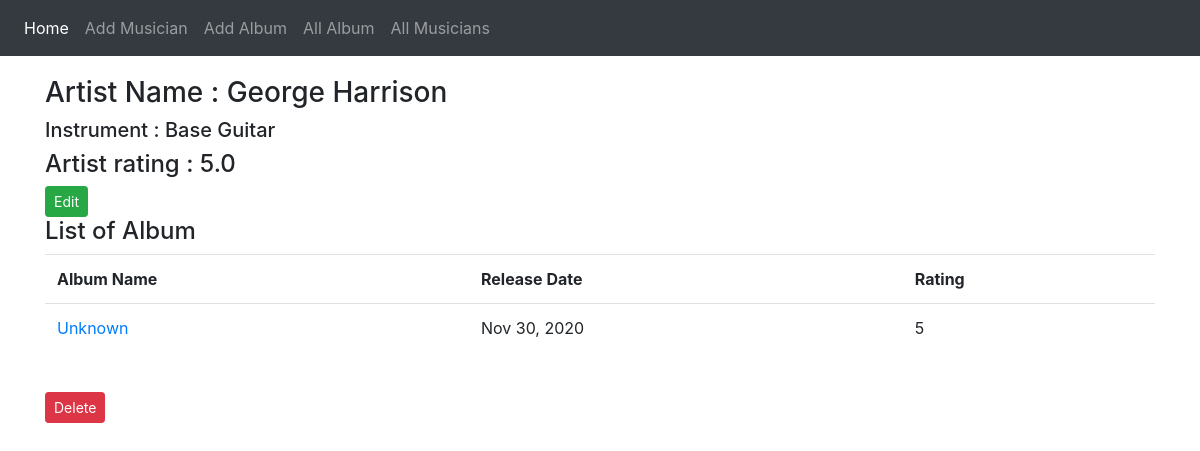
/first_app/album_list/2/, run on the app's committed database.
### first_app/models.py (models this page shows, shortened)
class Musician(models.Model):
    first_name = models.CharField(max_length=50)
    last_name = models.CharField(max_length=50)
    instrument = models.CharField(max_length=100, blank=True)

class Album (models.Model):
    artist = models.ForeignKey(Musician, on_delete = models.CASCADE, related_name='album_list')
    name = models.CharField(max_length=100)
    release_date = models.DateField()
    rating = (
        (1, 'Worst'),
        (2, 'Bad'),
        (3, 'Not bad'),
        (4, 'Good'),
        (5, 'Excelent')
    )
    num_stars= models.IntegerField(choices=rating)

### first_app/views.py (the view)
# urls.py: path('album_list/<int:artist_id>/', views.album_list, name='album_list'),
def album_list(request, artist_id):
    artist_info = Musician.objects.get(pk=artist_id)
    album_list = Album.objects.filter(artist_id=artist_id).order_by('name','release_date')
    artist_avg_rating = Album.objects.filter(artist_id=artist_id).aggregate( Avg('num_stars') )
    dict = {'title':"Album list",
            'artist_info':artist_info,
            'album_list':album_list,
            'artist_avg_rating':artist_avg_rating}
    return render(request, 'first_app/album_list.html', context=dict)

### templates/first_app/album_list.html
{% extends "first_app/base.html" %}
{% block body_block %}
  <h3>Artist Name : {{ artist_info.first_name }} {{ artist_info.last_name }}</h3>
  <h5>Instrument : {{ artist_info.instrument }}</h5>
  <h4>Artist rating : {{artist_avg_rating.num_stars__avg}}</h4>
  <a class="btn btn-success btn-sm" href="{% url 'first_app:edit_artist' artist_id=artist_info.id %}" >Edit</a>
  <h4>List of Album</h4>
  <table class="table table-bordared">
    <tr>
      <th>Album Name</th><th>Release Date</th><th>Rating</th>
      {% for album in album_list %}
      <tr>
        <td> <a href="{% url 'first_app:edit_album' album_id=album.id %}">{{ album.name }}</a> </td><td>{{ album.release_date|date:'M d, Y' }}</td><td>{{ album.num_stars }}</td>
      </tr>
      {% endfor %}
    </tr>
  </table>
  <br>
  <a href="{% url 'first_app:delete_artist' artist_id=artist_info.id %}" onclick="return confirm('Delete Musician?')"  class="btn btn-danger btn-sm">Delete</a>
{% endblock %}

### data on the page
Musician: first_name "George", last_name "Harrison", instrument "Base Guitar"
Album: name "Unknown", release_date "Nov 30, 2020", num_stars "5"

### other printed values
{{ artist_avg_rating.num_stars__avg }} "5.0"
